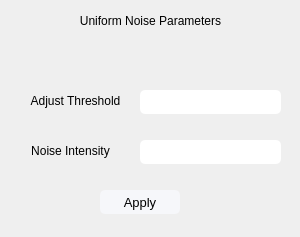
<?xml version="1.0" encoding="UTF-8"?>
<ui version="4.0">
 <class>UniformNoiseParameters</class>
 <widget class="QDialog" name="UniformNoiseParameters">
  <property name="geometry">
   <rect>
    <x>0</x>
    <y>0</y>
    <width>300</width>
    <height>237</height>
   </rect>
  </property>
  <property name="windowTitle">
   <string>Dialog</string>
  </property>
  <widget class="QLabel" name="label_2">
   <property name="geometry">
    <rect>
     <x>20</x>
     <y>90</y>
     <width>111</width>
     <height>21</height>
    </rect>
   </property>
   <property name="styleSheet">
    <string notr="true">font: 900 10pt &quot;Segoe UI Black&quot;;
color: rgb(0, 0, 0);</string>
   </property>
   <property name="text">
    <string>Adjust Threshold</string>
   </property>
   <property name="alignment">
    <set>Qt::AlignCenter</set>
   </property>
  </widget>
  <widget class="QLabel" name="label">
   <property name="geometry">
    <rect>
     <x>0</x>
     <y>10</y>
     <width>301</width>
     <height>21</height>
    </rect>
   </property>
   <property name="styleSheet">
    <string notr="true">font: 900 15pt &quot;Segoe UI Black&quot;;
color: rgb(0, 0, 0);</string>
   </property>
   <property name="text">
    <string>Uniform Noise Parameters</string>
   </property>
   <property name="alignment">
    <set>Qt::AlignCenter</set>
   </property>
  </widget>
  <widget class="QLineEdit" name="Threshold">
   <property name="geometry">
    <rect>
     <x>140</x>
     <y>90</y>
     <width>141</width>
     <height>24</height>
    </rect>
   </property>
   <property name="styleSheet">
    <string notr="true">border-radius: 5px;</string>
   </property>
   <property name="text">
    <string/>
   </property>
  </widget>
  <widget class="QLineEdit" name="NoiseIntensity">
   <property name="geometry">
    <rect>
     <x>140</x>
     <y>140</y>
     <width>141</width>
     <height>24</height>
    </rect>
   </property>
   <property name="styleSheet">
    <string notr="true">border-radius: 5px;</string>
   </property>
   <property name="text">
    <string/>
   </property>
  </widget>
  <widget class="QPushButton" name="pushButton">
   <property name="geometry">
    <rect>
     <x>100</x>
     <y>190</y>
     <width>80</width>
     <height>24</height>
    </rect>
   </property>
   <property name="styleSheet">
    <string notr="true">QPushButton{
border-width: 1.5px;
border-radius: 5px;
font-size: 13px;
background-color: rgb(246, 247, 250);
color: black;
}

QPushButton:hover:!pressed{
background-color: qlineargradient(x1: 0.5, y1: 1, x2: 0.5, y2: 1, stop: 0 #dadbde, stop: 1 #f6f7fa);
}</string>
   </property>
   <property name="text">
    <string>Apply</string>
   </property>
  </widget>
  <widget class="QLabel" name="label_3">
   <property name="geometry">
    <rect>
     <x>20</x>
     <y>140</y>
     <width>101</width>
     <height>21</height>
    </rect>
   </property>
   <property name="styleSheet">
    <string notr="true">font: 900 10pt &quot;Segoe UI Black&quot;;
color: rgb(0, 0, 0);</string>
   </property>
   <property name="text">
    <string>Noise Intensity</string>
   </property>
   <property name="alignment">
    <set>Qt::AlignCenter</set>
   </property>
  </widget>
 </widget>
 <resources/>
 <connections/>
</ui>
